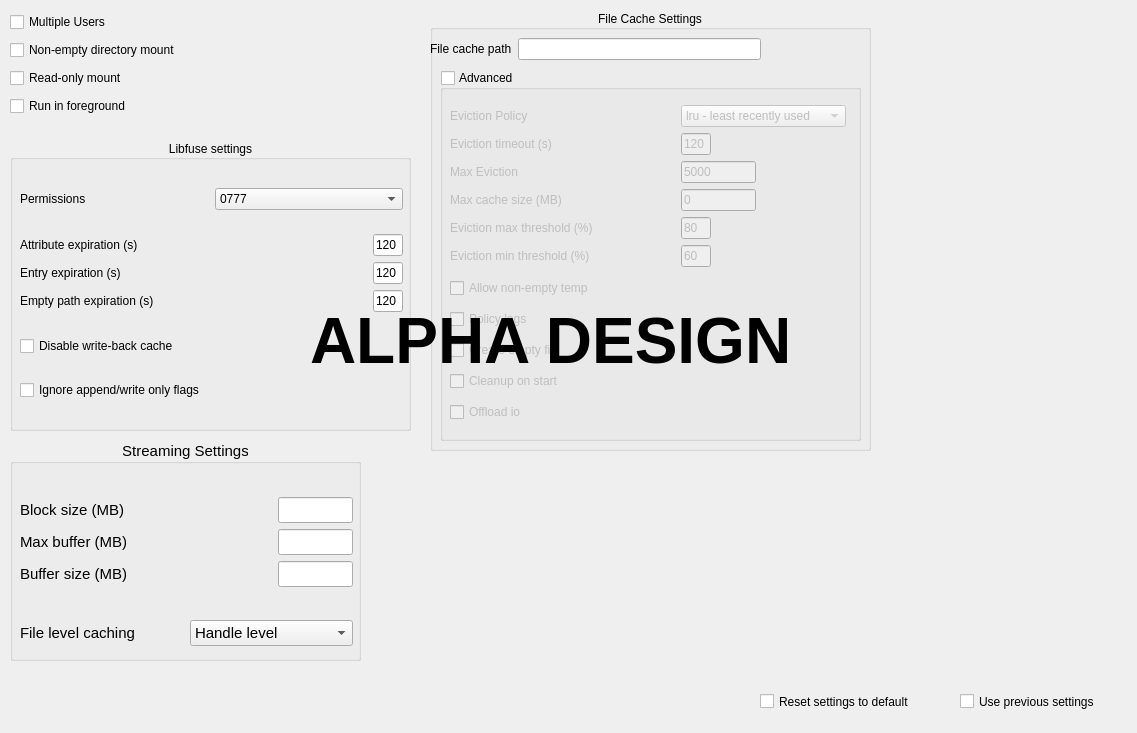
<?xml version="1.0" encoding="UTF-8"?>
<ui version="4.0">
 <class>mountSettingsWidget</class>
 <widget class="QWidget" name="mountSettingsWidget">
  <property name="geometry">
   <rect>
    <x>0</x>
    <y>0</y>
    <width>1137</width>
    <height>733</height>
   </rect>
  </property>
  <property name="windowTitle">
   <string>Form</string>
  </property>
  <widget class="QCheckBox" name="previousSettings_checkbox">
   <property name="geometry">
    <rect>
     <x>960</x>
     <y>690</y>
     <width>171</width>
     <height>23</height>
    </rect>
   </property>
   <property name="toolTip">
    <string>&lt;html&gt;&lt;head/&gt;&lt;body&gt;&lt;p&gt;Use previously saved settings&lt;/p&gt;&lt;/body&gt;&lt;/html&gt;</string>
   </property>
   <property name="text">
    <string>Use previous settings</string>
   </property>
  </widget>
  <widget class="QGroupBox" name="libfuse_groupBox">
   <property name="geometry">
    <rect>
     <x>10</x>
     <y>140</y>
     <width>401</width>
     <height>291</height>
    </rect>
   </property>
   <property name="layoutDirection">
    <enum>Qt::LeftToRight</enum>
   </property>
   <property name="title">
    <string>Libfuse settings</string>
   </property>
   <property name="alignment">
    <set>Qt::AlignCenter</set>
   </property>
   <property name="flat">
    <bool>false</bool>
   </property>
   <property name="checkable">
    <bool>false</bool>
   </property>
   <property name="checked">
    <bool>false</bool>
   </property>
   <widget class="QWidget" name="verticalLayoutWidget_3">
    <property name="geometry">
     <rect>
      <x>10</x>
      <y>30</y>
      <width>383</width>
      <height>250</height>
     </rect>
    </property>
    <layout class="QVBoxLayout" name="verticalLayout_3">
     <item>
      <layout class="QHBoxLayout" name="horizontalLayout_2">
       <item>
        <widget class="QLabel" name="label_3">
         <property name="text">
          <string>Permissions</string>
         </property>
        </widget>
       </item>
       <item>
        <widget class="QComboBox" name="libfuse_permissions_select">
         <property name="toolTip">
          <string>&lt;html&gt;&lt;head/&gt;&lt;body&gt;&lt;p&gt;Default permissions to be presented for block blobs&lt;/p&gt;&lt;/body&gt;&lt;/html&gt;</string>
         </property>
         <item>
          <property name="text">
           <string>0777</string>
          </property>
         </item>
         <item>
          <property name="text">
           <string>0666</string>
          </property>
         </item>
         <item>
          <property name="text">
           <string>0644</string>
          </property>
         </item>
         <item>
          <property name="text">
           <string>0444</string>
          </property>
         </item>
        </widget>
       </item>
      </layout>
     </item>
     <item>
      <layout class="QHBoxLayout" name="horizontalLayout_4">
       <item>
        <layout class="QVBoxLayout" name="verticalLayout">
         <item>
          <widget class="QLabel" name="label_4">
           <property name="text">
            <string>Attribute expiration (s)</string>
           </property>
          </widget>
         </item>
         <item>
          <widget class="QLabel" name="label_5">
           <property name="text">
            <string>Entry expiration (s)</string>
           </property>
          </widget>
         </item>
         <item>
          <widget class="QLabel" name="label_6">
           <property name="text">
            <string>Empty path expiration (s)</string>
           </property>
          </widget>
         </item>
        </layout>
       </item>
       <item>
        <layout class="QVBoxLayout" name="verticalLayout_2">
         <item>
          <widget class="QLineEdit" name="libfuse_attExp_input">
           <property name="maximumSize">
            <size>
             <width>30</width>
             <height>16777215</height>
            </size>
           </property>
           <property name="text">
            <string>120</string>
           </property>
          </widget>
         </item>
         <item>
          <widget class="QLineEdit" name="libfuse_entExp_input">
           <property name="maximumSize">
            <size>
             <width>30</width>
             <height>16777215</height>
            </size>
           </property>
           <property name="text">
            <string>120</string>
           </property>
          </widget>
         </item>
         <item>
          <widget class="QLineEdit" name="libfuse_pathExp_input">
           <property name="maximumSize">
            <size>
             <width>30</width>
             <height>16777215</height>
            </size>
           </property>
           <property name="text">
            <string>120</string>
           </property>
          </widget>
         </item>
        </layout>
       </item>
      </layout>
     </item>
     <item>
      <widget class="QCheckBox" name="libfuse_disableWriteback_checkbox">
       <property name="text">
        <string>Disable write-back cache</string>
       </property>
      </widget>
     </item>
     <item>
      <widget class="QCheckBox" name="libfuse_ignoreAppend_checkbox">
       <property name="text">
        <string>Ignore append/write only flags</string>
       </property>
      </widget>
     </item>
    </layout>
   </widget>
  </widget>
  <widget class="QCheckBox" name="resetDefaultSettings_checkbox">
   <property name="geometry">
    <rect>
     <x>760</x>
     <y>690</y>
     <width>191</width>
     <height>23</height>
    </rect>
   </property>
   <property name="text">
    <string>Reset settings to default</string>
   </property>
  </widget>
  <widget class="QGroupBox" name="streaming_groupBox">
   <property name="enabled">
    <bool>true</bool>
   </property>
   <property name="geometry">
    <rect>
     <x>10</x>
     <y>440</y>
     <width>351</width>
     <height>221</height>
    </rect>
   </property>
   <property name="font">
    <font>
     <pointsize>11</pointsize>
    </font>
   </property>
   <property name="cursor">
    <cursorShape>ArrowCursor</cursorShape>
   </property>
   <property name="title">
    <string>Streaming Settings</string>
   </property>
   <property name="alignment">
    <set>Qt::AlignCenter</set>
   </property>
   <property name="flat">
    <bool>false</bool>
   </property>
   <property name="checkable">
    <bool>false</bool>
   </property>
   <property name="checked">
    <bool>false</bool>
   </property>
   <widget class="QWidget" name="verticalLayoutWidget_6">
    <property name="geometry">
     <rect>
      <x>10</x>
      <y>30</y>
      <width>333</width>
      <height>204</height>
     </rect>
    </property>
    <layout class="QVBoxLayout" name="verticalLayout_6">
     <item>
      <layout class="QHBoxLayout" name="horizontalLayout_3">
       <item>
        <layout class="QVBoxLayout" name="verticalLayout_4">
         <item>
          <widget class="QLabel" name="label_8">
           <property name="text">
            <string>Block size (MB)</string>
           </property>
          </widget>
         </item>
         <item>
          <widget class="QLabel" name="label_9">
           <property name="text">
            <string>Max buffer (MB)</string>
           </property>
          </widget>
         </item>
         <item>
          <widget class="QLabel" name="label_10">
           <property name="text">
            <string>Buffer size (MB)</string>
           </property>
          </widget>
         </item>
        </layout>
       </item>
       <item>
        <layout class="QVBoxLayout" name="verticalLayout_5">
         <item>
          <widget class="QLineEdit" name="streaming_blksz_input">
           <property name="maximumSize">
            <size>
             <width>75</width>
             <height>16777215</height>
            </size>
           </property>
          </widget>
         </item>
         <item>
          <widget class="QLineEdit" name="streaming_mxbuff_input">
           <property name="maximumSize">
            <size>
             <width>75</width>
             <height>16777215</height>
            </size>
           </property>
          </widget>
         </item>
         <item>
          <widget class="QLineEdit" name="streaming_buffsz_input">
           <property name="maximumSize">
            <size>
             <width>75</width>
             <height>16777215</height>
            </size>
           </property>
          </widget>
         </item>
        </layout>
       </item>
      </layout>
     </item>
     <item>
      <layout class="QHBoxLayout" name="horizontalLayout_5">
       <item>
        <widget class="QLabel" name="label_11">
         <property name="text">
          <string>File level caching</string>
         </property>
        </widget>
       </item>
       <item>
        <widget class="QComboBox" name="streaming_fileCachingLevel_select">
         <item>
          <property name="text">
           <string>Handle level</string>
          </property>
         </item>
         <item>
          <property name="text">
           <string>File level</string>
          </property>
         </item>
        </widget>
       </item>
      </layout>
     </item>
    </layout>
   </widget>
  </widget>
  <widget class="QGroupBox" name="fileCache_groupBox">
   <property name="geometry">
    <rect>
     <x>430</x>
     <y>10</y>
     <width>441</width>
     <height>441</height>
    </rect>
   </property>
   <property name="title">
    <string>File Cache Settings</string>
   </property>
   <property name="alignment">
    <set>Qt::AlignCenter</set>
   </property>
   <widget class="QGroupBox" name="fileCacheAdvancedSettings_groupBox">
    <property name="geometry">
     <rect>
      <x>10</x>
      <y>60</y>
      <width>421</width>
      <height>371</height>
     </rect>
    </property>
    <property name="title">
     <string>Advanced</string>
    </property>
    <property name="checkable">
     <bool>true</bool>
    </property>
    <property name="checked">
     <bool>false</bool>
    </property>
    <widget class="QWidget" name="verticalLayoutWidget_2">
     <property name="geometry">
      <rect>
       <x>10</x>
       <y>30</y>
       <width>396</width>
       <height>331</height>
      </rect>
     </property>
     <layout class="QVBoxLayout" name="verticalLayout_9">
      <item>
       <layout class="QHBoxLayout" name="horizontalLayout_7">
        <item>
         <layout class="QVBoxLayout" name="verticalLayout_8">
          <item>
           <widget class="QLabel" name="label_14">
            <property name="text">
             <string>Eviction Policy</string>
            </property>
           </widget>
          </item>
          <item>
           <widget class="QLabel" name="label_15">
            <property name="text">
             <string>Eviction timeout (s)</string>
            </property>
           </widget>
          </item>
          <item>
           <widget class="QLabel" name="label_16">
            <property name="text">
             <string>Max Eviction</string>
            </property>
           </widget>
          </item>
          <item>
           <widget class="QLabel" name="label_17">
            <property name="text">
             <string>Max cache size (MB)</string>
            </property>
           </widget>
          </item>
          <item>
           <widget class="QLabel" name="label_18">
            <property name="text">
             <string>Eviction max threshold (%)</string>
            </property>
           </widget>
          </item>
          <item>
           <widget class="QLabel" name="label_19">
            <property name="text">
             <string>Eviction min threshold (%)</string>
            </property>
           </widget>
          </item>
         </layout>
        </item>
        <item>
         <layout class="QVBoxLayout" name="verticalLayout_7">
          <item>
           <widget class="QComboBox" name="fileCache_evictionPolicy_select">
            <item>
             <property name="text">
              <string>lru - least recently used</string>
             </property>
            </item>
            <item>
             <property name="text">
              <string>lfu - least frequently used</string>
             </property>
            </item>
           </widget>
          </item>
          <item>
           <widget class="QLineEdit" name="fileCache_timeout_input">
            <property name="maximumSize">
             <size>
              <width>30</width>
              <height>16777215</height>
             </size>
            </property>
            <property name="text">
             <string>120</string>
            </property>
           </widget>
          </item>
          <item>
           <widget class="QLineEdit" name="fileCache_maxEviction_input">
            <property name="maximumSize">
             <size>
              <width>75</width>
              <height>16777215</height>
             </size>
            </property>
            <property name="text">
             <string>5000</string>
            </property>
           </widget>
          </item>
          <item>
           <widget class="QLineEdit" name="fileCache_maxCacheSize_input">
            <property name="maximumSize">
             <size>
              <width>75</width>
              <height>16777215</height>
             </size>
            </property>
            <property name="toolTip">
             <string>&lt;html&gt;&lt;head/&gt;&lt;body&gt;&lt;p&gt;Enter cache size in MB - 0 indicates unlimited&lt;/p&gt;&lt;/body&gt;&lt;/html&gt;</string>
            </property>
            <property name="text">
             <string>0</string>
            </property>
           </widget>
          </item>
          <item>
           <widget class="QLineEdit" name="fileCache_evictMaxThresh_input">
            <property name="maximumSize">
             <size>
              <width>30</width>
              <height>16777215</height>
             </size>
            </property>
            <property name="text">
             <string>80</string>
            </property>
           </widget>
          </item>
          <item>
           <widget class="QLineEdit" name="fileCache_evictMinThresh_input">
            <property name="maximumSize">
             <size>
              <width>30</width>
              <height>16777215</height>
             </size>
            </property>
            <property name="text">
             <string>60</string>
            </property>
           </widget>
          </item>
         </layout>
        </item>
       </layout>
      </item>
      <item>
       <widget class="QCheckBox" name="fileCache_allowNonEmptyTmp_checkbox">
        <property name="text">
         <string>Allow non-empty temp</string>
        </property>
       </widget>
      </item>
      <item>
       <widget class="QCheckBox" name="fileCache_policyLogs_checkbox">
        <property name="text">
         <string>Policy logs</string>
        </property>
       </widget>
      </item>
      <item>
       <widget class="QCheckBox" name="fileCache_createEmptyFile_checkbox">
        <property name="text">
         <string>Create empty file</string>
        </property>
       </widget>
      </item>
      <item>
       <widget class="QCheckBox" name="fileCache_cleanupStart_checkbox">
        <property name="text">
         <string>Cleanup on start</string>
        </property>
       </widget>
      </item>
      <item>
       <widget class="QCheckBox" name="fileCache_offloadIO_checkbox">
        <property name="text">
         <string>Offload io</string>
        </property>
       </widget>
      </item>
     </layout>
    </widget>
   </widget>
   <widget class="QWidget" name="horizontalLayoutWidget_6">
    <property name="geometry">
     <rect>
      <x>0</x>
      <y>20</y>
      <width>331</width>
      <height>38</height>
     </rect>
    </property>
    <layout class="QHBoxLayout" name="horizontalLayout_6">
     <item>
      <widget class="QLabel" name="label_13">
       <property name="text">
        <string>File cache path</string>
       </property>
      </widget>
     </item>
     <item>
      <widget class="QLineEdit" name="fileCache_path_input"/>
     </item>
    </layout>
   </widget>
  </widget>
  <widget class="QWidget" name="verticalLayoutWidget_4">
   <property name="geometry">
    <rect>
     <x>10</x>
     <y>10</y>
     <width>218</width>
     <height>112</height>
    </rect>
   </property>
   <layout class="QVBoxLayout" name="verticalLayout_10">
    <item>
     <widget class="QCheckBox" name="commonConfig_multiuser_checkbox">
      <property name="toolTip">
       <string>&lt;html&gt;&lt;head/&gt;&lt;body&gt;&lt;p&gt;Select to allow multiple users to access the container&lt;/p&gt;&lt;/body&gt;&lt;/html&gt;</string>
      </property>
      <property name="text">
       <string>Multiple Users</string>
      </property>
     </widget>
    </item>
    <item>
     <widget class="QCheckBox" name="commonConfig_nonEmptyDir_checkbox">
      <property name="text">
       <string>Non-empty directory mount</string>
      </property>
     </widget>
    </item>
    <item>
     <widget class="QCheckBox" name="commonConfig_readOnly_checkbox">
      <property name="text">
       <string>Read-only mount</string>
      </property>
     </widget>
    </item>
    <item>
     <widget class="QCheckBox" name="daemonForeground_checkbox">
      <property name="text">
       <string>Run in foreground</string>
      </property>
     </widget>
    </item>
   </layout>
  </widget>
  <widget class="QLabel" name="label">
   <property name="geometry">
    <rect>
     <x>310</x>
     <y>250</y>
     <width>481</width>
     <height>181</height>
    </rect>
   </property>
   <property name="font">
    <font>
     <pointsize>48</pointsize>
     <weight>75</weight>
     <bold>true</bold>
    </font>
   </property>
   <property name="text">
    <string>ALPHA DESIGN</string>
   </property>
  </widget>
 </widget>
 <resources/>
 <connections/>
</ui>
